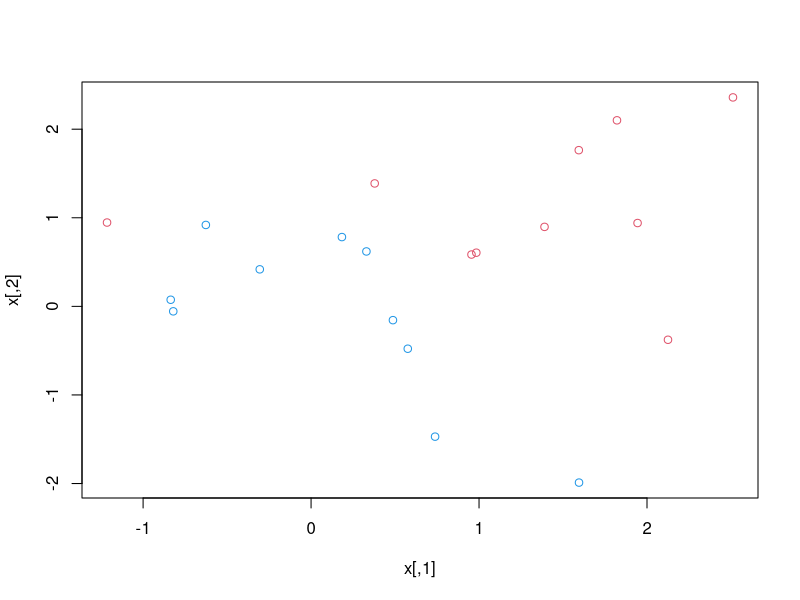
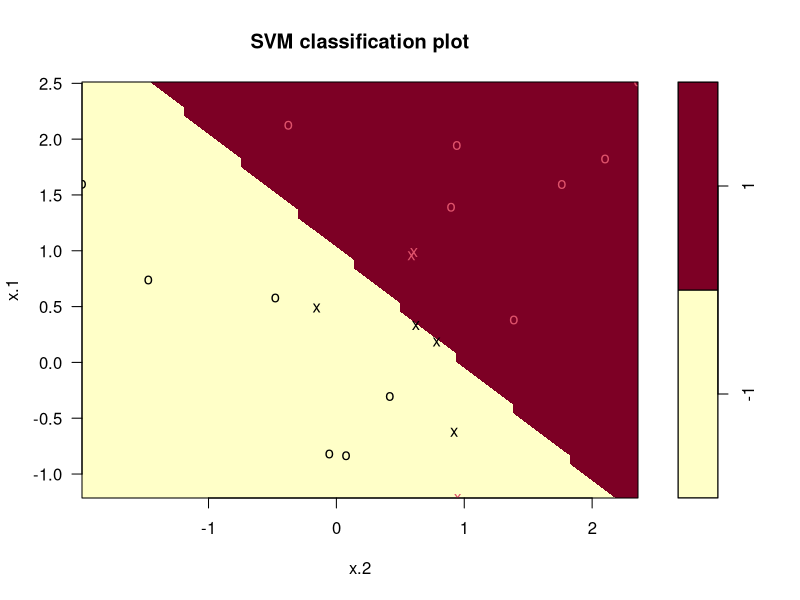
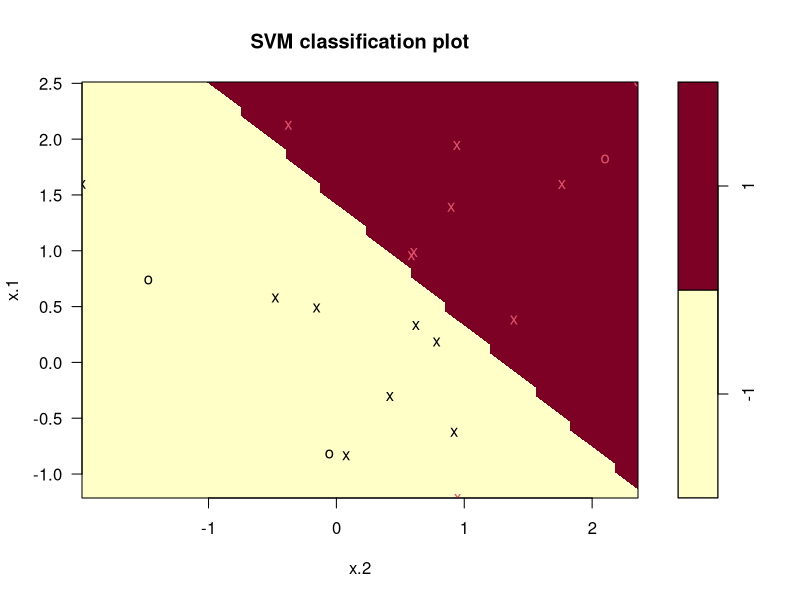
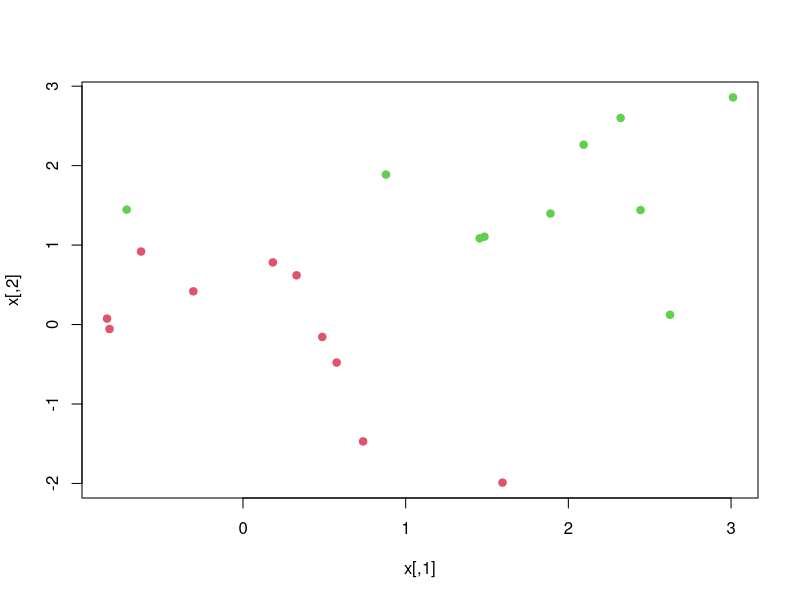
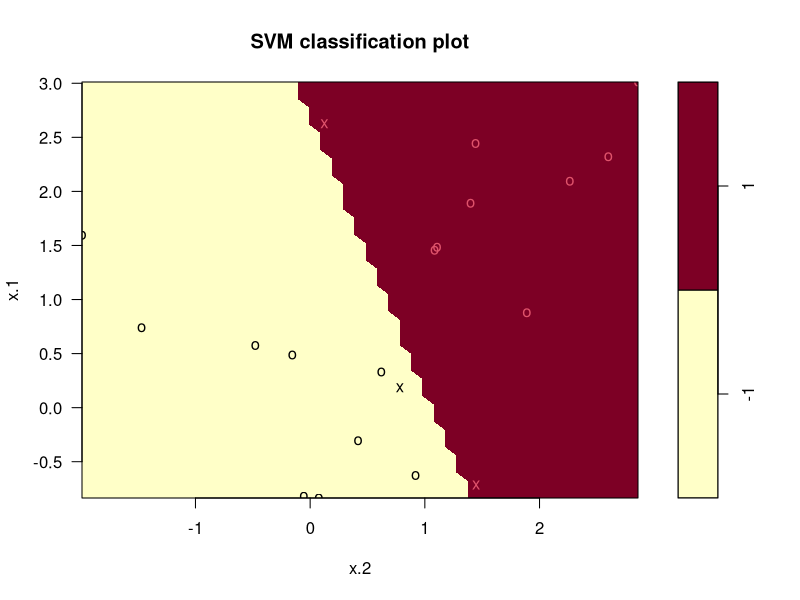
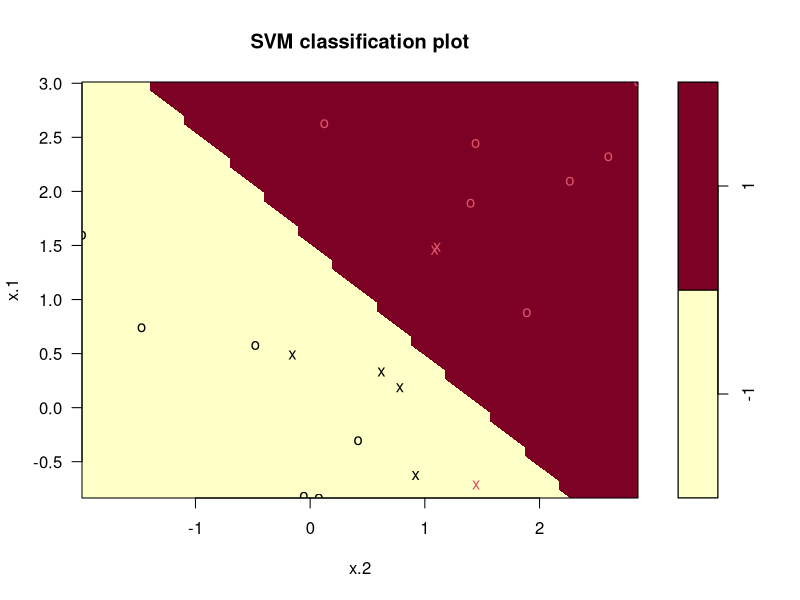
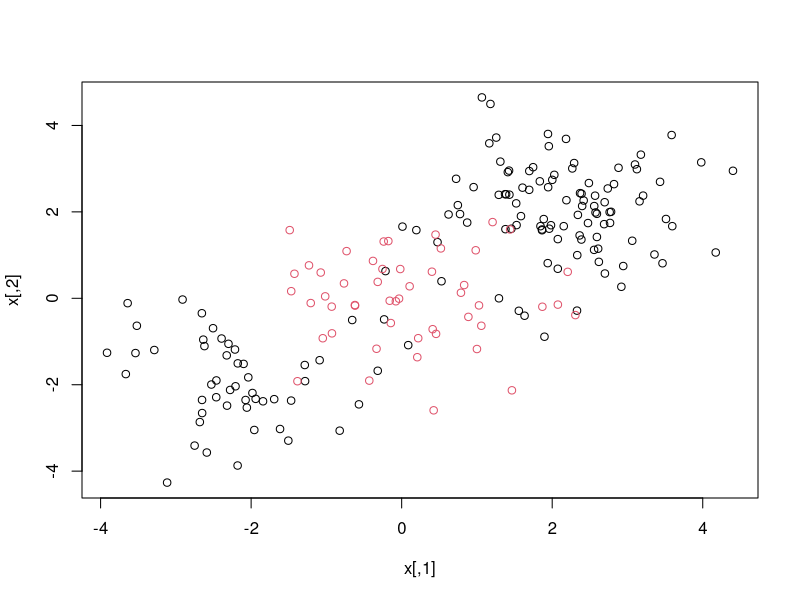
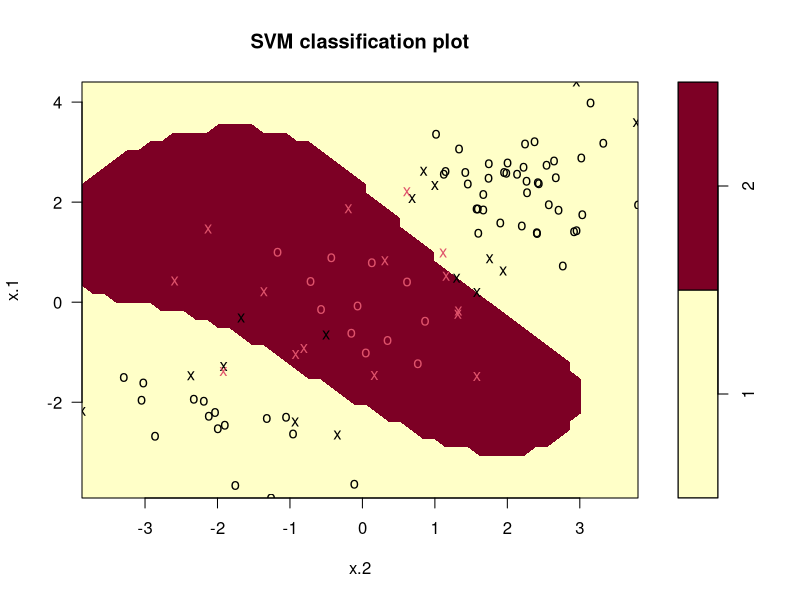

The R source for these figures, in order:
#Support vector classifier 
rm(list = ls())

set.seed (1)
x = matrix(rnorm (20 * 2), ncol = 2)
y = c(rep(-1, 10), rep(1, 10))
x[y == 1, ] = x[y == 1, ] + 1
plot(x, col = (3 - y))

# make a dataframe with the response coded as a factor to use svm()
dat = data.frame(x = x, y = as.factor(y))

library(e1071)
# This library does support vector classifier and SVM
svmfit = svm(y ~ ., data = dat , kernel = "linear", cost = 5, scale = FALSE)
# scale = FALSE if you don't won't to standerdize the data

plot(svmfit , dat)

# The support vectors are crosses
#Other observations are circles

svmfit$index
# index for support vectors

summary(svmfit)
#gives basic information
# Seven support vectors
# cost = 10
# four in one class and 3 in the other

#Try using small cost:

svmfit = svm(y ~ ., data = dat , kernel = "linear",cost = 0.1, scale = FALSE)
plot(svmfit , dat)
#more support vectors because of the lower cost

svmfit$index

#Provide the range of cost values to figure out the width 
#of the margin.c(0.001 , 0.01, 0.1, 1, 5, 10, 100

set.seed (1)
tune.out = tune(svm , y ~ ., data = dat , kernel = "linear",
                 ranges = list(cost = c(0.001 , 0.01, 0.1, 1, 5, 10, 100)))

#find the cross-validation errors
summary(tune.out)

#look at the lowest cost
bestmod = tune.out$best.model
summary(bestmod)

#Create a testing dataset

xtest = matrix(rnorm (20 * 2), ncol = 2)
ytest = sample(c(-1, 1), 20, rep = TRUE)
xtest[ytest == 1, ] = xtest[ytest == 1, ] + 1
testdat = data.frame(x = xtest , y = as.factor(ytest))

#Predict class labels of the data set through the test observations
ypred = predict(bestmod , testdat)
table(predict = ypred , truth = testdat$y)

ypred = predict(svmfit , testdat)
table(predict = ypred , truth = testdat$y)

#separate them more when plotting
x[y == 1, ] = x[y == 1, ] + 0.5
plot(x, col = (y + 5) / 2, pch = 19)

# use high cost for little misclassification of vectors
dat = data.frame(x = x, y = as.factor(y))
svmfit = svm(y ~ ., data = dat , kernel = "linear", cost = 1e5)
summary(svmfit)

#3 support vectors

plot(svmfit , dat)

# only 3 support vectors and no misclassifications
# It is narrow so it would be bad on the test data

svmfit = svm(y ~ ., data = dat , kernel = "linear", cost = 1)
summary(svmfit)

plot(svmfit , dat)

# Using cost 1, we misclassify a training observation.
# Also obtain a much larger margin 
# It seems that it will perform better than cost of 5 on the testing data

###################
#Support vector machine
set.seed (1)
x <- matrix(rnorm (200 * 2), ncol = 2)
x[1:100, ] <- x[1:100, ] + 2
x[101:150, ] = x[101:150, ] - 2
y <- c(rep(1, 150) , rep(2, 50))
dat <- data.frame(x = x, y = as.factor(y))
# Creating a data frame

plot(x, col = y)

train = sample (200 , 100)
svmfit = svm(y ~ ., data = dat[train,], kernel = "radial", gamma = 1, cost = 1)
plot(svmfit, dat[train,])
# how to make a SVM plot 

summary(svmfit)

svmfit = svm(y ~ ., data = dat[train , ], kernel = "radial",gamma = 1,
             cost = 1e5)
plot(svmfit, dat[train, ])

summary(svmfit)
# When increasing the cost to 10^5 you get wider margins but less 
# misclassification

set.seed (1)
tune.out = tune(svm , y ~ ., data = dat[train , ],kernel = "radial",
                ranges = list(cost = c(0.1 , 1, 10, 100, 1000) ,
                              gamma = c(0.5, 1, 2, 3, 4)))

summary(tune.out)
# the best choice of parameters is the second line or the one with
# cost = 1 and gamma = .5

table(true = dat[-train , "y"],pred = predict(tune.out$best.model, 
                                              newdata = dat[-train , ]))

# 12/100 = 12% of test observations are misclassified

#################################
#Clustering
#1 K-means clustering

set.seed (2)
x = matrix(rnorm (50 * 2), ncol = 2)
x[1:25, 1] = x[1:25, 1] + 3
x[1:25, 2] = x[1:25, 2] - 4


#k=2 for two clusters
#nstart >1 then K-means clustering will be performed using multiple random 
#assignments

km.out = kmeans(x, 2, nstart = 20)

km.out$cluster

#par(mfrow = c(1, 2))
plot(x, col = (km.out$cluster + 1), 
     main = "K-Means Clustering Results with K = 2", xlab = "", ylab = "", 
     pch = 20, cex = 2)

# downside: for real data we don't know how many clusters

set.seed (4)
km.out = kmeans(x, 3, nstart = 20)
km.out

plot(x, col = (km.out$cluster + 1),
     main = "K-Means Clustering Results with K = 3",xlab = "", ylab = "",
     pch = 20, cex = 2)

set.seed (4)
km.out = kmeans(x, 3, nstart = 1)
km.out$tot.withinss

km.out = kmeans(x, 3, nstart = 20)
km.out$tot.withinss

# Less variation when you have a higher nstart number 
########################
##########Hierarchical clustering

hc.complete = hclust(dist(x),method="complete")
#single = smallest dissimilarities
#complete = largest dissimilarities
#average = record the average of these dissimilarities

hc.average = hclust(dist(x),method="average")
hc.single = hclust(dist(x),method="single")

par(mfrow=c(1,3))
plot(hc.complete,main="Complete Linkage",xlab="",sub="",cex=.9)
plot(hc.average,main="Average Linkage",xlab="",sub="",cex=.9)
plot(hc.single,main="Single Linkage",xlab="",sub="",cex=.9)

#to determine cluster labels, use cutree()

cutree(hc.complete,2)
cutree(hc.average,2)
cutree(hc.single,2)

#Complete and average linkage separate observations into correct group. 
#Single linkage identifies one point as belonging own cluster.

cutree(hc.single,4)
#much more reasonable tree, but still two single points


par(mfrow=c(1,1))
xsc = scale(x)
plot(hclust(dist(xsc),method="complete"),
     main="Hierarchical Clustering with Scaled Features")


#Correlation-based distance computed using the as.dist() function.
#only makes sense for data with at least three features since the absolute
#correlation between two observations with measurements on two features is always 1

x = matrix(rnorm(30*3),ncol=3)
dd = as.dist(1-cor(t(x)))
plot(hclust(dd,method="complete"),
     main="Complete Linkage with Correlation-Based Distance",
     xlab="",ylab="")
